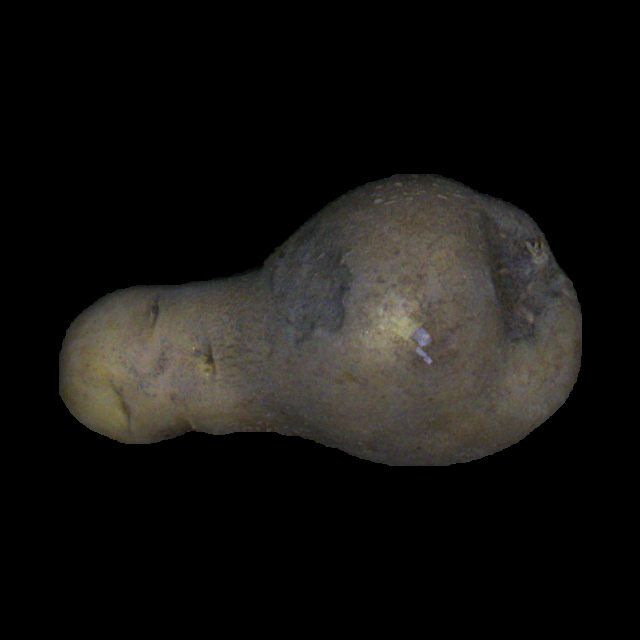
#> input picture potato_good_malformed/malformed_potatoes_fourier_3_class/bottleneck/sd_malformed_12_2_1_100_10.png, 640 x 640 px, found by its file name
$ jupyter execute --allow-errors harmonics_extract.ipynb   (shell and % lines are left out)
#> lines starting #> are read from the running program, lines starting #| are printed output that depends on the picture; after the words box and inside, x2 and y2 are one past the last pixel; in counts of white or black regions, pixels touching at a corner belong together
[cell 1]
import cv2
import numpy as np
import os
from scipy.interpolate import interp1d
from sklearn.decomposition import PCA
from pyefd import elliptic_fourier_descriptors
from sklearn.cluster import KMeans
import matplotlib.pyplot as plt
import pickle

[cell 2]
def read_images_and_extract_contours_single_image(img_location):
    """Read images from a folder and extract their largest external contour."""
    images = img_location
    contours_list = []
    for image_path in images:
        image = cv2.imread(image_path)
#> image is the input picture: shape (640, 640, 3); mean B, G, R 17.9, 20, 21.4
        gray = cv2.cvtColor(image, cv2.COLOR_BGR2GRAY)
        _, thresh = cv2.threshold(gray, 1, 255, cv2.THRESH_BINARY)
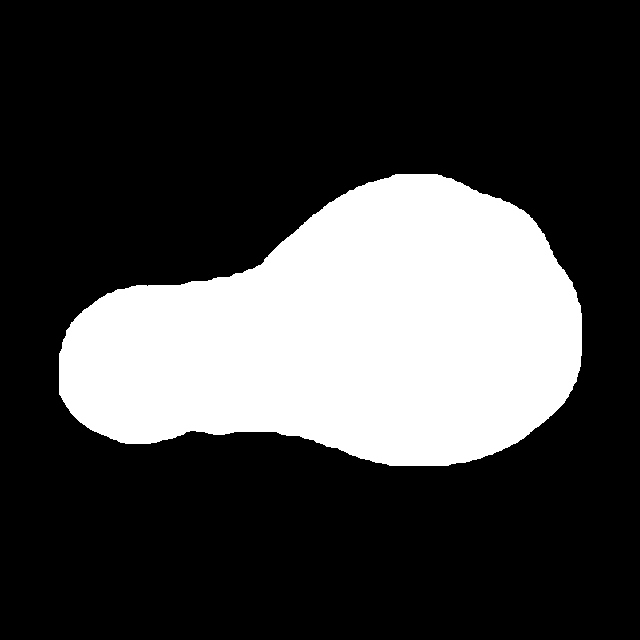
#> thresh: shape (640, 640); 25.7% white; 1 white region
        contours, _ = cv2.findContours(thresh, cv2.RETR_EXTERNAL, cv2.CHAIN_APPROX_NONE)
#> contours = 1 contour; box (x1, y1, x2, y2) and area: (59, 174, 582, 466) 104800
        if contours:
            contour = max(contours, key=cv2.contourArea)
#> contour = contour of 1243 points, box (x1, y1, x2, y2) (59, 174, 582, 466), area 104800
            contour = contour.squeeze()
#> contour = 1243 pairs, first value 59 to 581, second value 174 to 465
            contours_list.append(normalize_contour_points(contour))
    return contours_list

[cell 3]
def normalize_contour_points(contour):
    """Normalize contour points to a fixed number for consistency."""
    N = 250
    contour_length = np.linspace(0, 1, len(contour))
#> contour_length = 1243 values from 0 to 1
    normalized_length = np.linspace(0, 1, N)
    interp_func_x = interp1d(contour_length, contour[:, 0], kind='linear')
    interp_func_y = interp1d(contour_length, contour[:, 1], kind='linear')
    normalized_contour = np.vstack((interp_func_x(normalized_length), interp_func_y(normalized_length))).T
#> normalized_contour = 250 pairs, first value 59 to 581, second value 174 to 465
    return normalized_contour

def compute_fourier_coefficients(contour, order=30):
    """Compute Fourier coefficients for a given contour."""
    coeffs = elliptic_fourier_descriptors(contour, order=order, normalize=True)
    # return coeffs[1:]  # Skip the first coefficient as it's related to the image position
    return coeffs

[cell 4]
image_to_predict_path = '/home/mishkat/Documents/malformed_potato/potato_good_malformed/malformed_potatoes_fourier_3_class/bottleneck/sd_malformed_12_2_1_100_10.png'

contours = read_images_and_extract_contours_single_image([image_to_predict_path])[0]
#> contours has the same summary as normalized_contour in normalize_contour_points

[cell 5]
def compute_first_10_harmonics(contour, order=30):
    """Compute Fourier coefficients and return the first 10 harmonics."""
    coeffs = elliptic_fourier_descriptors(contour, order=order, normalize=True)
    first_10_harmonics = coeffs[:10]  # Extract the first 5 harmonics
    return first_10_harmonics

#> (a cell that did not finish here is left out)

#> (a cell that did not finish here is left out)

[cell 8]
def plot_harmonic_distribution(harmonics):
    """Plot the distribution of the first 10 harmonic or coefficients as magnitudes."""
    # Compute magnitudes for each harmonic (A_n, B_n, C_n, D_n)
    magnitudes = np.linalg.norm(harmonics, axis=1)  # Calculate sqrt(A_n^2 + B_n^2 + C_n^2 + D_n^2)

    # Create a plot
    plt.figure(figsize=(8, 5))
    harmonic_indices = np.arange(1, len(magnitudes) + 1)
    plt.bar(harmonic_indices, magnitudes, color='skyblue', alpha=0.7)

    # Add labels and title
    plt.xlabel('Harmonic Number')
    plt.ylabel('Magnitude')
    plt.title('Distribution of the First 10 Harmonics')
    plt.xticks(harmonic_indices)

    # Show the plot
    plt.show()

[cell 9]
# import cv2
# import matplotlib.pyplot as plt

# Load the image
image = cv2.imread(image_to_predict_path)

# Check if the image was loaded successfully
if image is None:
    print("Error loading image")
else:
    # Convert the BGR image to RGB for Matplotlib
    rgb_image = cv2.cvtColor(image, cv2.COLOR_BGR2RGB)

    # Plot the image
    plt.imshow(rgb_image)
    plt.title("Image")
    plt.axis('off')  # Hide axis labels
    plt.show()

#> (a cell that did not finish here is left out)

[cell 11]
image_to_predict_path = '/home/mishkat/Documents/malformed_potato/potato_good_malformed/malformed_potatoes_fourier_3_class/bottleneck/sd_malformed_12_2_1_100_0.png'

contours = read_images_and_extract_contours_single_image([image_to_predict_path])[0]
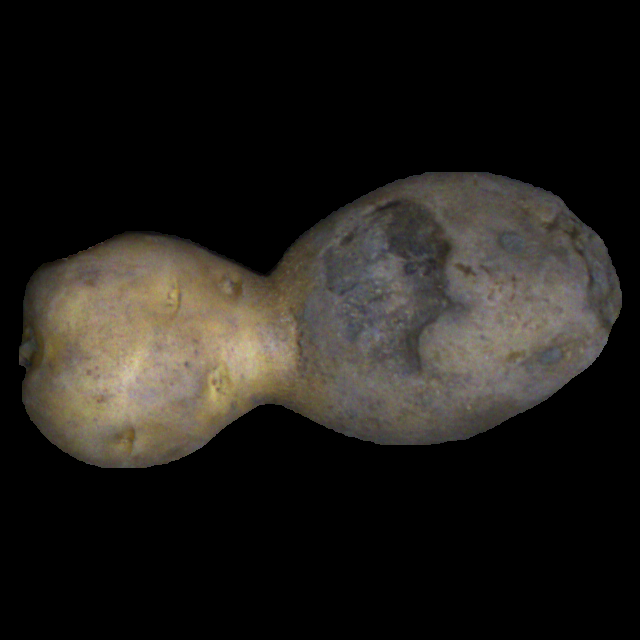
#> input picture potato_good_malformed/Fourier_Bad/sd_malformed_12_2_1_100_0.png, 640 x 640 px, found by its file name
#> in read_images_and_extract_contours_single_image, image is the input picture: shape (640, 640, 3); mean B, G, R 25.8, 29.8, 32.5
#> in read_images_and_extract_contours_single_image (call 2), `gray = cv2.cvtColor(image, cv2.COLOR_BGR2GRAY)`:
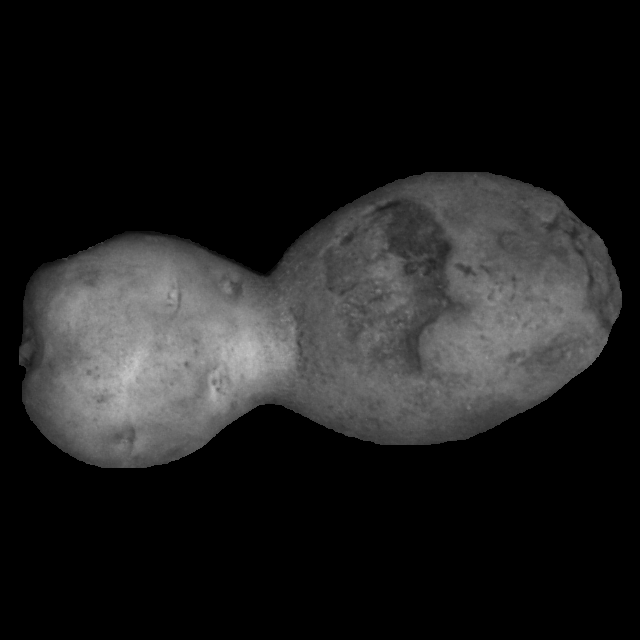
#> gray: shape (640, 640); min 0, max 200, mean 30.1
#> in read_images_and_extract_contours_single_image (call 2), `_, thresh = cv2.threshold(gray, 1, 255, cv2.THRESH_BINARY)`:
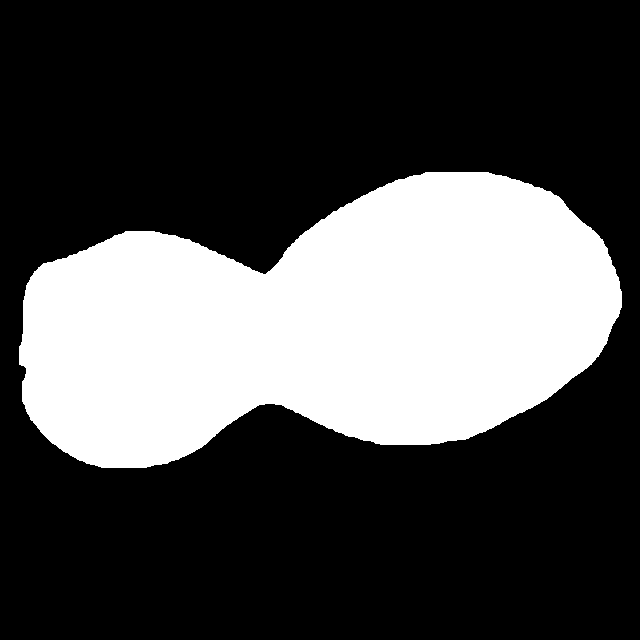
#> thresh: shape (640, 640); 30.3% white; 1 white region
#> in read_images_and_extract_contours_single_image (call 2), `contours, _ = cv2.findContours(thresh, cv2.RETR_EXTERNAL, cv2.CHAIN_AP..`: contours = 1 contour; box (x1, y1, x2, y2) and area: (19, 172, 622, 468) 123257
#> in read_images_and_extract_contours_single_image (call 2), `contour = max(contours, key=cv2.contourArea)`: contour = contour of 1424 points, box (x1, y1, x2, y2) (19, 172, 622, 468), area 123257
#> in read_images_and_extract_contours_single_image (call 2), `contour = contour.squeeze()`: contour = 1424 pairs, first value 19 to 621, second value 172 to 467
#> contours = 250 pairs, first value 19 to 621, second value 172 to 467

[cell 12]
image = cv2.imread(image_to_predict_path)

# Check if the image was loaded successfully
if image is None:
    print("Error loading image")
else:
    # Convert the BGR image to RGB for Matplotlib
    rgb_image = cv2.cvtColor(image, cv2.COLOR_BGR2RGB)

    # Plot the image
    plt.imshow(rgb_image)
    plt.title("Image")
    plt.axis('off')  # Hide axis labels
    plt.show()

#> (a cell that did not finish here is left out)

#> (a cell that did not finish here is left out)

[cell 15]
# Good Potato
# image_to_predict_path = '/home/mishkat/Documents/malformed_potato/potato_good_malformed/malformed_potatoes_fourier_3_class/good/Afra_12_2_1_100_6.png'

# For MAC
image_to_predict_path = '/Users/mishkat/Documents/malformed_potato/potato_good_malformed/malformed_potatoes_fourier_3_class/good/Afra_12_2_1_100_6.png'

#> (the rest of this cell did not finish here and is left out)

[cell 16]
image = cv2.imread(image_to_predict_path)

# Check if the image was loaded successfully
if image is None:
    print("Error loading image")
else:
    # Convert the BGR image to RGB for Matplotlib
    rgb_image = cv2.cvtColor(image, cv2.COLOR_BGR2RGB)

    # Plot the image
    plt.imshow(rgb_image)
    plt.title("Image")
    plt.axis('off')  # Hide axis labels
    plt.show()

[cell 17]
# Old one
# def calculate_separator(efd_coeffs):
#     # Extract the first 10 harmonics
#     first_10_harmonics = efd_coeffs[:10]

#     # Calculate the separator value
#     separator_value = np.sum(first_10_harmonics * np.abs(first_10_harmonics)**3)

#     return separator_value

[cell 18]
def calculate_separator(efd_coeffs, m=3):
    # Extract the first 10 harmonics
    first_10_harmonics = efd_coeffs[:10]

    # Calculate the separator value
    separator_value = np.sum(first_10_harmonics * np.power(np.arange(10), m))

    return separator_value

#> (a cell that did not finish here is left out)

[cell 20]
# For Bottleneck Potato

image_to_predict_path = '/Users/mishkat/Documents/malformed_potato/potato_good_malformed/malformed_potatoes_fourier_3_class/bottleneck/sd_malformed_12_2_1_100_0.png'

contours = read_images_and_extract_contours_single_image([image_to_predict_path])[0]

#> (the rest of this cell did not finish here and is left out)


plot_harmonic_distribution(good_potato_10_harmonics)

[cell 21]
image = cv2.imread(image_to_predict_path)

# Check if the image was loaded successfully
if image is None:
    print("Error loading image")
else:
    # Convert the BGR image to RGB for Matplotlib
    rgb_image = cv2.cvtColor(image, cv2.COLOR_BGR2RGB)

    # Plot the image
    plt.imshow(rgb_image)
    plt.title("Image")
    plt.axis('off')  # Hide axis labels
    plt.show()

#> (a cell that did not finish here is left out)

[cell 23]
# For Bottleneck Potato

image_to_predict_path = '/Users/mishkat/Documents/malformed_potato/sd_malformed_12_2_3_248_Potato_7.png'
contours = read_images_and_extract_contours_single_image([image_to_predict_path])[0]
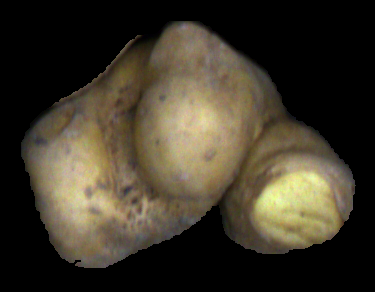
#> input picture sd_malformed_12_2_3_248_Potato_7.png, 375 x 292 px, found by its file name
#> in read_images_and_extract_contours_single_image, image is the input picture: shape (292, 375, 3); mean B, G, R 41.4, 55.4, 62.2
#> in read_images_and_extract_contours_single_image (call 5), `gray = cv2.cvtColor(image, cv2.COLOR_BGR2GRAY)`:
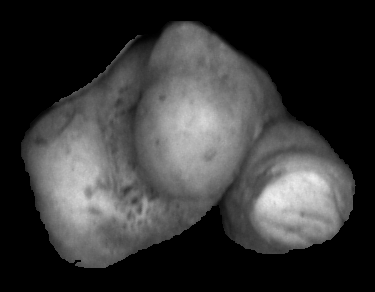
#> gray: shape (292, 375); min 0, max 240, mean 55.8
#> in read_images_and_extract_contours_single_image (call 5), `_, thresh = cv2.threshold(gray, 1, 255, cv2.THRESH_BINARY)`:
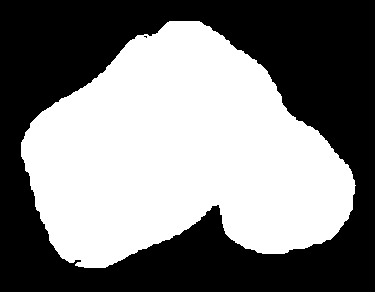
#> thresh: shape (292, 375); 49.8% white; 1 white region
#> in read_images_and_extract_contours_single_image (call 5), `contours, _ = cv2.findContours(thresh, cv2.RETR_EXTERNAL, cv2.CHAIN_AP..`: contours = 1 contour; box (x1, y1, x2, y2) and area: (21, 21, 356, 268) 54062
#> in read_images_and_extract_contours_single_image (call 5), `contour = max(contours, key=cv2.contourArea)`: contour = contour of 903 points, box (x1, y1, x2, y2) (21, 21, 356, 268), area 54062
#> in read_images_and_extract_contours_single_image (call 5), `contour = contour.squeeze()`: contour = 903 pairs, first value 21 to 355, second value 21 to 267
#> contours = 250 pairs, first value 21 to 354.1, second value 21 to 267

#> (the rest of this cell did not finish here and is left out)


plot_harmonic_distribution(good_potato_10_harmonics)

[cell 24]
image = cv2.imread(image_to_predict_path)

# Check if the image was loaded successfully
if image is None:
    print("Error loading image")
else:
    # Convert the BGR image to RGB for Matplotlib
    rgb_image = cv2.cvtColor(image, cv2.COLOR_BGR2RGB)
#> rgb_image: shape (292, 375, 3)

    # Plot the image
    plt.imshow(rgb_image)
    plt.title("Image")
    plt.axis('off')  # Hide axis labels
    plt.show()

#> (a cell that did not finish here is left out)

#> (a cell that did not finish here is left out)
